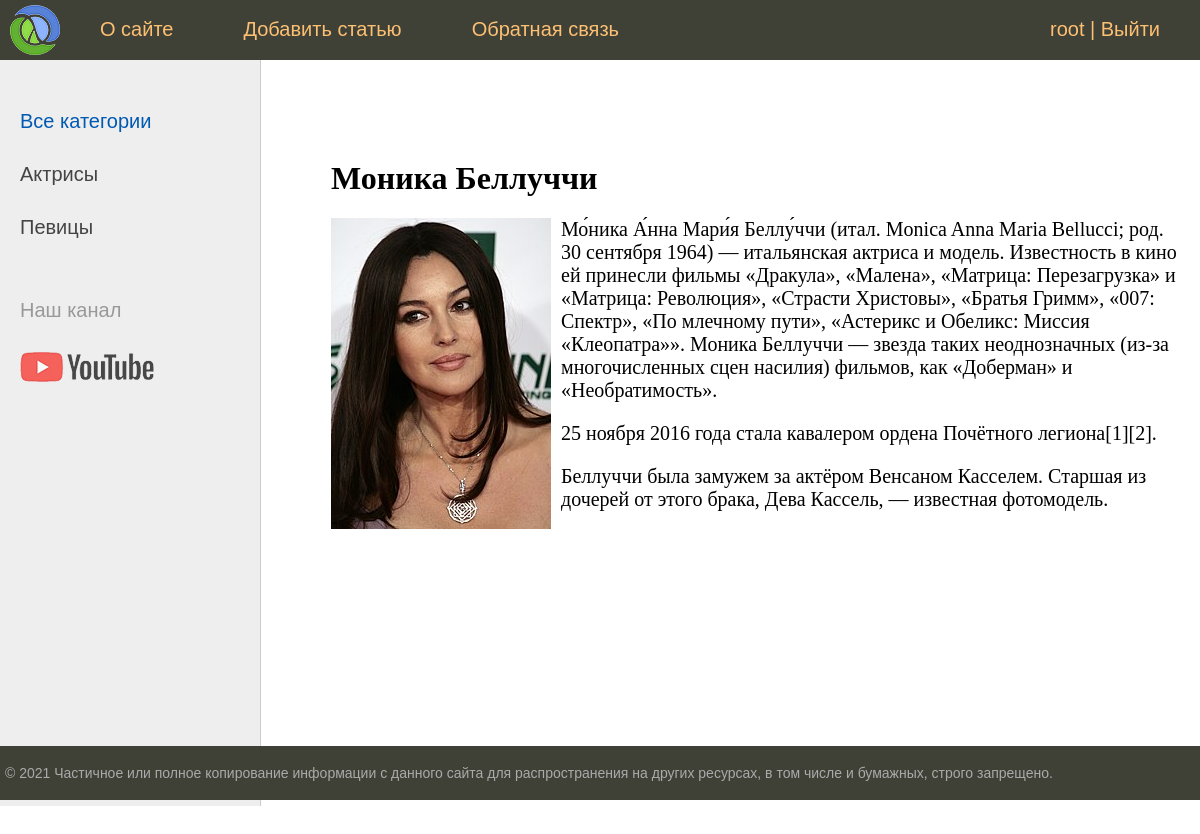
The app's page /post/monika-belluchchi (signed in) with its own data.
### women/models.py (models this page shows, shortened)
class Category(models.Model):
    name = models.CharField(max_length=100, db_index=True, verbose_name='Категория')# поле будет проидексировано
    slug = models.SlugField(max_length=255, unique=True, db_index=True, verbose_name="URL")
    def __str__(self):
        return self.name
    def get_absolute_url(self): #будем формирать маршрут
        return reverse('category', kwargs={'cat_slug': self.slug})
    class Meta:
        verbose_name = 'Категория'
        verbose_name_plural = 'Категории'

class Women(models.Model): #models.Model базовый класс, кот. содержит все необходимые механизмы,
    title = models.CharField(max_length=255, verbose_name='Заголовок')
    slug = models.SlugField(max_length=255, unique=True, db_index=True, verbose_name="URL")
    content = models.TextField(blank=True, verbose_name='Текст статьи')
    photo = models.ImageField(upload_to="photos/%Y/%m/%d", verbose_name='Фото') #в какой под каталог будем грузить фото
    time_create = models.DateTimeField(auto_now_add=True, verbose_name='Время создания')#добавит в поле текущее время и больше никогла меняться не будет
    time_update = models.DateTimeField(auto_now=True, verbose_name='Время изменения')
    is_published = models.BooleanField(default=True, verbose_name='Публикация')
    cat = models.ForeignKey('Category', on_delete=models.PROTECT, verbose_name='Категории')# джанго автоматиски добавит в имя _id
    def __str__(self):
        return self.title
    class Meta:
        verbose_name = 'Известные женщины'
        verbose_name_plural = 'Известные женщины'
        ordering = ['-time_create', 'title'] #сортировка в обратном порядке

### women/views.py (the view)
# urls.py: path('post/<slug:post_slug>', ShowPost.as_view(), name='post'),
class ShowPost(DataMixin,DetailView):
    model = Women
    template_name = 'women/post.html'#по умолчанию будет искаться в имя приложения/имя модели_list.html
    slug_url_kwarg = 'post_slug' # чтоб мы обращались именно по такому слагу а не просто slug
    context_object_name = 'post'# в эту переменную будут помещенны данные из модели
    def get_context_data(self, *, object_list=None, **kwargs):
        context = super().get_context_data(**kwargs)  # что не затереть уже созданный уже контекст
        c_def = self.get_user_context(title=context['post'])
        return dict(list(context.items()) + list(c_def.items()))

### women/templatetags/women_tags.py (called while the page is built)
@register.simple_tag(name='getcats')# по этому имени тег будет доступен после импорта
def get_categories(filter=None): #возвращаем коллекцию данных
    if not filter:
        return Category.objects.all()
    else:
        return Category.objects.filter(pk=filter)

@register.inclusion_tag('women/list_categories.html')
def show_categories(sort=None, cat_selected=0): #возвращаем фрагмент html
    if not sort:
        cats = Category.objects.all()
    else:
        cats = Category.objects.order_by(sort)
    return {'cats': cats, 'cat_selected': cat_selected}

### women/utils.py (called while the page is built)
        def get_user_context(self, **kwargs):
                context = kwargs
                cats = cache.get('cats')
                if not cats:
                        cats = Category.objects.annotate(Count('women'))
                        cache.set('cats', cats, 60)
                user_menu = menu.copy()# для неавторизованных пользователей скроем пункт меню Добавить
                if not self.request.user.is_authenticated:
                        user_menu.pop(1)
                context['menu'] = user_menu
                context['cats'] = cats
                if 'cat_selected' not in context:
                        context['cat_selected'] = 0
                return context

### women/templates/women/post.html
{% extends 'women/base.html' %}
{% block content %}
<h1>{{post.title}}</h1>
{% if post.photo %}
<p><img class="img-article-left" src="{{post.photo.url}}"></p>
{% endif %}
{{post.content|linebreaks}}
{% endblock %}

### women/templates/women/base.html (shortened to what this page needs)
{% load static %}
{% load women_tags %}
<!DOCTYPE html>
<html>
<head>
	<link type="text/css" href="{% static 'women/css/styles.css' %}" rel="stylesheet" />
</head>
<body>
<table class="table-page" border=0 cellpadding="0" cellspacing="0">
<tr><td valign=top>
{% block mainmenu %}
		<div class="header">
			<ul id="mainmenu" class="mainmenu">
			<li class="logo"><a href="{% url 'home'%}"><div class="logo"></div></a></li>
{% for m in menu %}
			<li><a href="{% url m.url_name%}">{{m.title}}</a></li>
{% endfor %}
			{% if request.user.is_authenticated %}
			<li class="last">{{user.username}} | <a href="{% url 'logout' %}">Выйти</a></li>
			{% else %}
			<li class="last"><a href="{% url 'register' %}">Регистрация</a> | <a href="{% url 'login' %}">Войти</a></li>
			{% endif %}
			</ul>
		</div>
{% endblock mainmenu %}
<table class="table-content" border=0 cellpadding="0" cellspacing="0">
<tr>
	<td valign="top" class="left-chapters">
	<ul id="leftchapters">
		{% if cat_selected == 0 %}
		<li class="selected">Все категории</li>
		{% else %}
		<li><a href="{% url 'home'%}">Все категории</a></li>
		{% endif %}
		{% for c in cats %}
{% if c.women__count > 0 %}
		{% if c.pk == cat_selected %}
		<li class = 'selected'>{{c.name}}</li>
		{% else %}
		<li><a href="{{ c.get_absolute_url }}">{{c.name}}</a></li>
		{% endif %}
{% endif %}
{% endfor %}
		<li class="share">
		<p>Наш канал</p>
		<a class="share-yt" href="https://www.youtube.com/channel/UClJzWfGWuGJL2t-3dYKcHTA/playlists" target="_blank" rel="nofollow"></a>
		</li>
	</ul>
</td>
<td valign="top" class="content">
	<div class="content-text">
{% block content %}
{% endblock %}
	</div>
</td></tr></table>
</td></tr>
<tr><td valign=top>
	<div id="footer">
		<p>&copy; 2021 Частичное или полное копирование информации с данного сайта для распространения на других ресурсах, в том числе и бумажных, строго запрещено.</p>
	</div>
</td></tr></table>
</body>
</html>

### women/static/women/css/styles.css (style rules this page uses)
html, body { font-family: 'Arial'; margin: 0; padding: 0; height: 100%; width: 100%; color: #444; }
a { color: #0059b2; text-decoration: none; }
img { max-width: 600px; height: auto; }
img.img-article-left { max-width: 300px; height: auto; float: left; padding: 0 10px 10px 0; }
.table-page { width: 100%; height: 100%; vertical-align: top; }
.table-page tr { height: 100%; }
.header { background: #3F4137; height: 60px; }
.logo { background: url('../images/logo.png') no-repeat 10px 5px; width: 70px; height: 60px; }
ul.mainmenu { list-style: none; margin: 0; padding: 0; height: 60px; color: #fdc073; font-size: 20px; overflow: hidden; }
ul.mainmenu li { float: left; margin: 18px 40px 0 30px; }
ul.mainmenu li.logo { margin: 0; }
ul.mainmenu li.last { float: right; }
ul.mainmenu li a { color: #fdc073; text-decoration: none; }
.table-content { width: 100%; min-height: 100%; height: 100%; }
.left-chapters { margin: 0; background: #eee; border-right: 1px solid #ccc; min-height: 100%; }
.left-chapters ul { width: 230px; min-height: 100%; margin: 0; padding: 20px 10px 10px 20px; list-style: none; font-size: 20px; }
.left-chapters ul li { margin: 30px 0 0 0; color: #999; }
.left-chapters ul li.selected { color: #0059b2; }
.left-chapters ul li a { color: #444; text-decoration: none; }
.left-chapters ul li.share { margin: 60px 0 0 0; }
.left-chapters ul li.share p { margin: 30px 0 30px 0; }
.left-chapters ul li.share a { display: inline-block; width: 40px; height: 40px; margin: 0 20px 0 0; }
.left-chapters ul li.share a.share-yt { width: 100%; height: 30px; background: url('../images/share_yt.png') no-repeat 0 0 }
.content { padding: 40px 20px 20px 40px; width: 100%; box-sizing: border-box; }
.content-text { margin: 60px 0 0 30px; color: #000; font-size: 20px; font-family: Yandex Sans Display Light; }
.content-text h1 { font-size: 32px; }
#footer { box-sizing: border-box; background: #3F4137; padding: 5px; color: #aaa; font-size: 14px; font-family: Verdana, Geneva, Arial, Helvetica; text-align: left; overflow: hidden; }

### records on screen
Category: name "Актрисы"
Category: name "Певицы"
Women: title "Моника Беллуччи", photo (picture), content "Мо́ника А́нна Мари́я Беллу́ччи (итал. Monica Anna Maria Bellucci; род. 30 сентября 1964) — итальянская актриса и модель. Известность в кино ей принесли фильмы «Дракула», «Малена», «Матрица: Перезагрузка» и «Матрица: Революция», «Страсти Христовы», «Братья Гримм», «007: Спектр», «По млечному пути», «Астерикс и Обеликс: Миссия «Клеопатра»». Моника Беллуччи — звезда таких неоднозначных (из-за многочисленных сцен насилия) фильмов, как «Доберман» и «Необратимость». 25 ноября 2016 года стала кавалером ордена Почётного легиона[1][2]. Беллуччи была замужем за актёром Венсаном Касселем. Старшая из дочерей от этого брака, Дева Кассель, — известная фотомодель."

### other values on screen
{{ m.title }} "О сайте" "Добавить статью" "Обратная связь"
{{ user.username }} "root"
